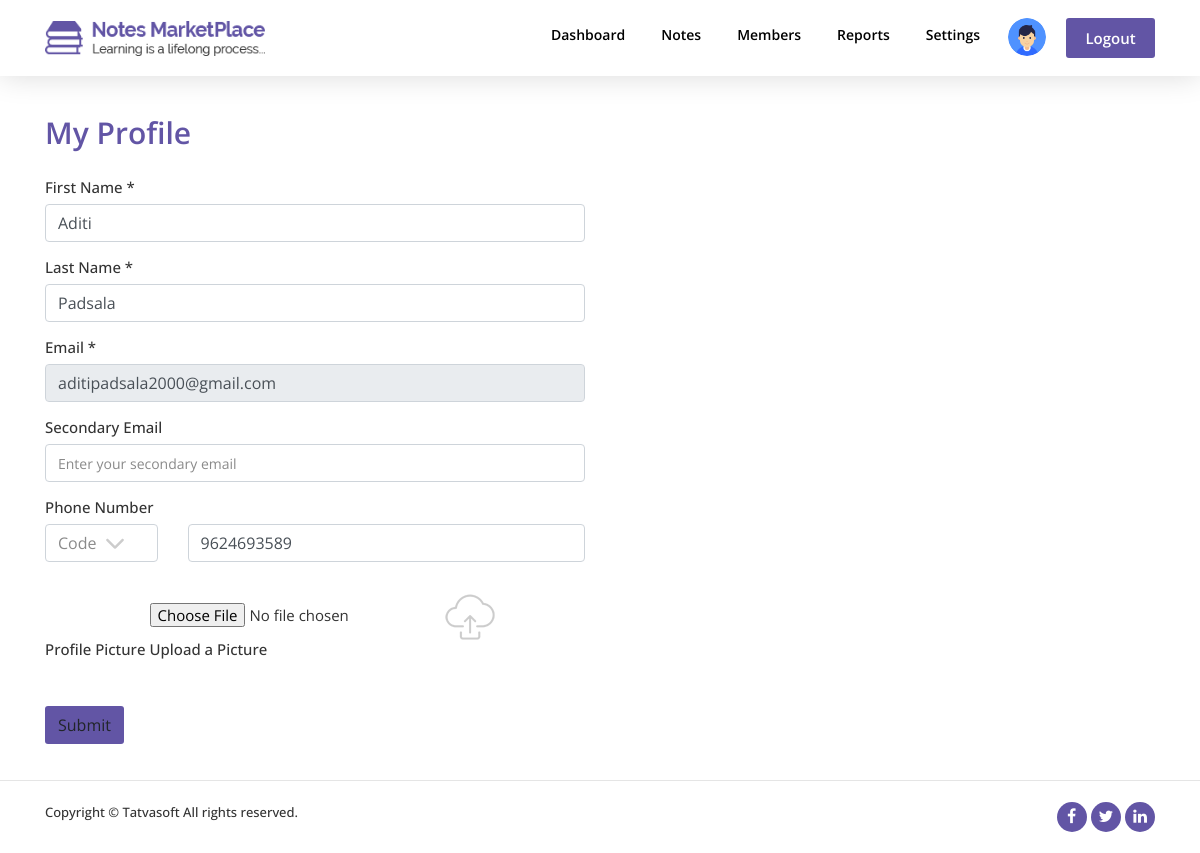
Page /Admin/My-Profile.php (signed in) on the committed database.
### tables this page shows
CREATE TABLE `user_profile` (
  `profile_id` int(11) NOT NULL,
  `profile_user_id` int(11) NOT NULL,
  `user_dob` date DEFAULT NULL,
  `user_gender` int(11) DEFAULT NULL,
  `user_second_email_id` varchar(100) DEFAULT NULL,
  `user_phone_country_code` varchar(5) NOT NULL,
  `user_phone_number` varchar(20) NOT NULL,
  `user_profile_picture` varchar(500) DEFAULT NULL,
  `user_address_line1` varchar(100) NOT NULL,
  `user_address_line2` varchar(100) NOT NULL,
  `user_city` varchar(50) NOT NULL,
  `user_state` varchar(50) NOT NULL,
  `user_zipcode` varchar(50) NOT NULL,
  `user_country` varchar(50) NOT NULL,
  `user_university` varchar(100) DEFAULT NULL,
  `user_college` varchar(100) DEFAULT NULL,
  `created_date` datetime DEFAULT current_timestamp(),
  `created_by` int(11) DEFAULT NULL,
  `modified_date` datetime DEFAULT current_timestamp(),
  `modified_by` int(11) DEFAULT NULL
);

CREATE TABLE `users` (
  `user_id` int(11) NOT NULL,
  `user_role_id` int(11) NOT NULL,
  `user_first_name` varchar(50) NOT NULL,
  `user_last_name` varchar(50) NOT NULL,
  `user_email_id` varchar(100) NOT NULL,
  `user_password` varchar(255) NOT NULL,
  `is_user_email_verified` bit(1) NOT NULL DEFAULT b'0',
  `created_date` datetime DEFAULT current_timestamp(),
  `created_by` int(11) DEFAULT NULL,
  `modified_date` datetime DEFAULT current_timestamp(),
  `modified_by` int(11) DEFAULT NULL,
  `is_active` bit(1) NOT NULL DEFAULT b'1'
);

### Front/include/db_connection.php (called while the page is built, shortened)
<?php
    $connection = mysqli_connect(DB_HOST, DB_USER,DB_PASS,DB_NAME);
    function query($query){
        global $connection;
        return mysqli_query($connection, $query);
    }
    function fetch_array($result){
        return mysqli_fetch_array($result);
    }
?>

### Admin/My-Profile.php (the view, shortened to what this page needs)
<?php include "Admin-page-header.php"; ?>
<?php
    $the_admin_id = $_SESSION['user_id'];
    $select_admin_data_sql = "SELECT * FROM user_profile up JOIN users u ON up.profile_user_id=u.user_id WHERE profile_user_id = $the_admin_id";
    $select_admin_data_result = query($select_admin_data_sql);
    $admin_row = fetch_array($select_admin_data_result);
    $first_name = $admin_row['user_first_name'];
    $last_name = $admin_row['user_last_name'];
    $email = $admin_row['user_email_id'];
    $second_email = $admin_row['user_second_email_id'];
    $phone_number = $admin_row['user_phone_number'];
?>
    <?php include "Admin_Navigation.php"; ?>
    <section class="myprofile-heading">
        <div class="container">
            <div class="row">
                <div class="col-md-12">
                    <div class="myprofile-heading-bold">
                        <p>My Profile</p>
                    </div>
                </div>
            </div>
        </div>
    </section>
    <section id="myprofile-form-section">
        <div class="container">
            <form class="myprofile-form" action="" method="post" enctype="multipart/form-data">
                <div class="row">
                    <div class="col-md-6">
                        <div class="form-group">
                            <label for="First Name">First Name *</label>
                            <input type="text" name="admin_first_name" class="form-control" id="myprofile-first-name" placeholder="Enter your first name" value="<?php echo $first_name; ?>" pattern="[a-zA-Z]+" required>
                        </div>
                        <div class="form-group">
                            <label for="Last Name">Last Name *</label>
                            <input type="text" name="admin_last_name" class="form-control" id="myprofile-last-name" placeholder="Enter your last name" value="<?php echo $last_name; ?>" pattern="[a-zA-Z]+['-]*[a-zA-Z]+" required>
                        </div>
                        <div class="form-group">
                            <label for="Email">Email *</label>
                            <input type="email" name="admin_email" class="form-control" id="myprofile-email" placeholder="Enter your email address" value="<?php echo $email; ?>" readonly>
                        </div>
                        <div class="form-group">
                            <label for="Secondary Email">Secondary Email</label>
                            <input type="email" name="admin_second_email" class="form-control" id="myprofile-secondary-email" placeholder="Enter your secondary email" value="<?php echo $second_email; ?>">
                        </div>
                        <div class="form-group">
                            <label for="Phone Number">Phone Number</label>
                            <div class="row">
                                <div class="col-md-3">
                                    <div class="form-group">
                                        <select class="form-control" name="admin_phone_code" id="myprofile-phone-no-code">
                                            <option value="" disabled selected>Code</option>
                                        </select>
                                    </div>
                                </div>
                                <div class="col-md-9">
                                    <input type="text" name="admin_phone" class="form-control" id="myprofile-phone-number" placeholder="Enter your phone number" pattern="[1-9]{1}[0-9]{9}" value="<?php echo $phone_number; ?>">
                                </div>
                            </div>
                        </div>
                        <div class="form-group">
                            <label for="Profile Picture">Profile Picture</label>
                           <label class="custom-file-upload">
                                <input type="file" name="admin_profile_pic" id="myprofile-profile-picture"  onchange="return validate_edit_admin_profile_pic()"/>
                                <img src="images/addnotes/upload-file.png" alt="Upload Image" class="img-responsive"><br/><p>Upload a Picture</p>
                            </label>
                        </div>
                    </div>
                </div>
                <div class="row">
                    <div class="col-md-12">
                        <div id="myprofile-submit-btn">
                            <button type="submit" class="btn btn-gneral btn-purple" name="edit_admin_profile_submit">Submit</button>
                        </div>
                    </div>
                </div>
            </form>
        </div>
    </section>
    <?php include "Admin-page-footer.php"; ?>

### Admin/css/style.css (style rules this page uses)
body { font-family: 'Open Sans', sans-serif; margin: 0; }
.btn-purple { background: #6255a5; border-radius: 3px; }
.myprofile-heading, .add-admin-heading { margin-top: 116px; margin-bottom: 20px; }
.myprofile-heading .myprofile-heading-bold p, .add-admin-heading .add-admin-heading-bold p { font-family: "Open Sans", sans-serif; font-size: 30px; font-weight: 600; line-height: 34px; color: #6255a5; margin-bottom: 8px; }
.myprofile-form .form-group > label, .add-admin-form .form-group > label { font-family: "Open Sans", sans-serif; font-size: 15px; font-weight: 500; line-height: 18px; color: #333333; }
.myprofile-form .form-group input::placeholder, .add-admin-form .form-group input::placeholder { font-family: "Open Sans", sans-serif; font-size: 14px; font-weight: 400; line-height: 18px; color: #8a8a8a; }
#myprofile-phone-no-code, #add-admin-phone-no-code { -moz-appearance: none; -webkit-appearance: none; }
#myprofile-phone-no-code, #add-admin-phone-no-code { font-family: "Open Sans", sans-serif; font-weight: 400; line-height: 22px; color: #8a8a8a; background-image: url('../images/Dashboard/arrow-down.png'); background-repeat: no-repeat; background-position: 80px 13px; }
#myprofile-submit-btn { margin-top: 8px; margin-bottom: 20px; }

### rows in the picture
user_profile: admin_first_name "Aditi", admin_last_name "Padsala", admin_email "aditipadsala2000@gmail.com", admin_phone "9624693589"
